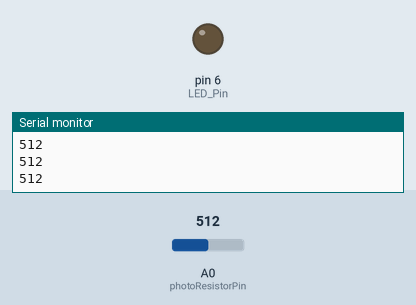
Recording of a sketch running on a simulated Arduino Uno, built with avr-gcc and run on an emulated ATmega328P. Shown: output pins drawn as LEDs (lit = HIGH), the last lines printed to the serial monitor. Inputs (shaded band) come from the test bench; at power-on: A0 (photoResistorPin) = 512.

Above: at 1.2 s.
1.3 s: A0 (photoResistorPin) set to 216
2.8 s: A0 (photoResistorPin) set to 188
At 4.0 s:
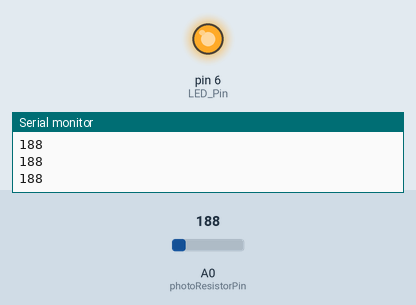
4.3 s: A0 (photoResistorPin) set to 210
At 5.4 s:
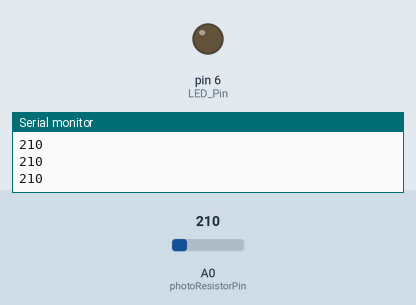
5.8 s: A0 (photoResistorPin) set to 190
At 6.7 s:
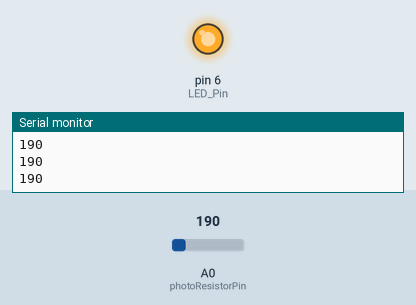
Timing chart, 0 to 8.3 s (numbered marks = the images above; inputs shaded):
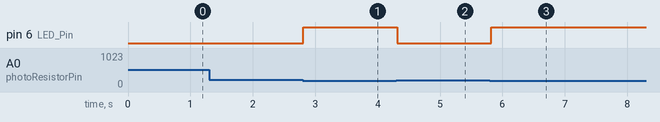

The sketch:

LED_Strip.ino
```cpp
int dt = 100;

int photoResistorPin = A0;
int LED_Pin = 6;
int light_level;

void setup() {
  // put your setup code here, to run once:
pinMode(photoResistorPin, INPUT);
Serial.begin(9600);

}

void loop() {
  // put your main code here, to run repeatedly:
light_level = analogRead(photoResistorPin);
Serial.println(light_level);

if(light_level <= 200){
  analogWrite(LED_Pin, 255);
}
else if (light_level > 200){
  analogWrite(LED_Pin, 0);
}
delay(dt);
}
```

Measured:
- the behaviour switches between 201 and 200 on A0 (photoResistorPin) (found by bisection; images 0 and 1)
- after the input at 2.8 s, pin 6 (LED_Pin): LOW → HIGH at once
- after the input at 4.3 s, pin 6 (LED_Pin): HIGH → LOW at once
- after the input at 5.8 s, pin 6 (LED_Pin): LOW → HIGH at once
